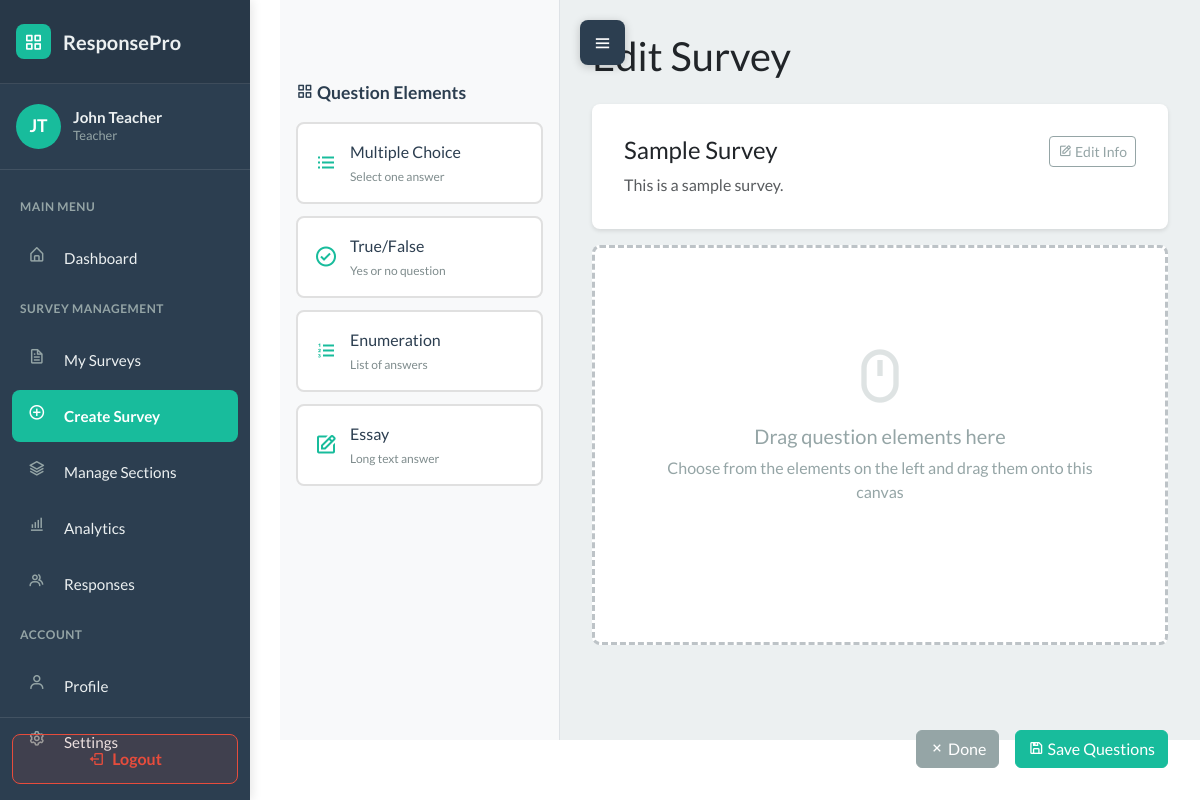
/surveys/1/edit/ (signed in), run on an earlier commit of the app's database.
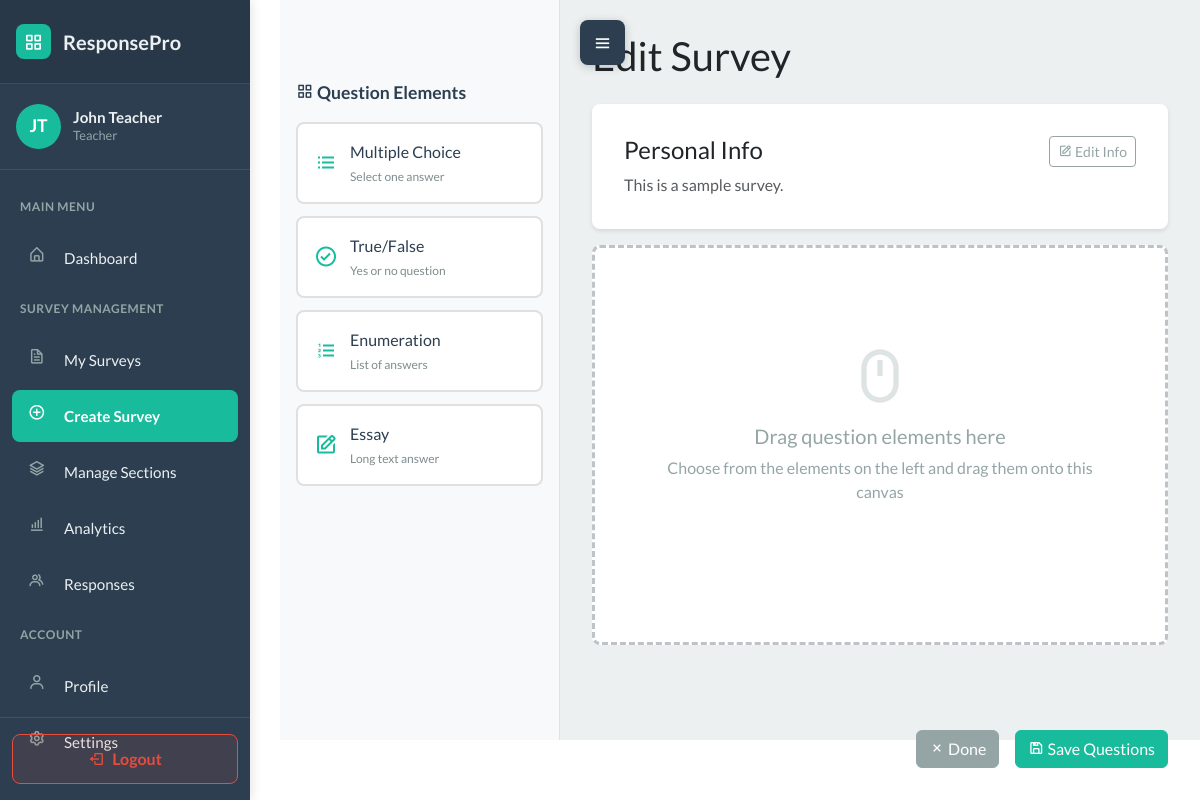
And on a later commit of the database.
### WebSurvey/models.py (models this page shows, shortened)
class Survey(models.Model):
    STATUS_CHOICES = [
        ('draft', 'Draft'),
        ('published', 'Published'),
        ('closed', 'Closed'),
    ]
    title = models.CharField(max_length=255)
    description = models.TextField(blank=True)
    teacher = models.ForeignKey(User, on_delete=models.CASCADE, related_name='surveys')
    sections = models.ManyToManyField(Section, blank=True, related_name='surveys')
    status = models.CharField(max_length=20, choices=STATUS_CHOICES, default='draft')
    total_points = models.IntegerField(default=0)
    time_limit = models.IntegerField(null=True, blank=True, help_text="Time limit in minutes")
    due_date = models.DateTimeField(null=True, blank=True)
    created_at = models.DateTimeField(auto_now_add=True)
    updated_at = models.DateTimeField(auto_now=True)
    class Meta:
        ordering = ['-created_at']

### WebSurvey/views.py (the view)
# urls.py: path('surveys/<int:survey_id>/edit/', views.survey_builder, name='survey_edit'),
@login_required
def survey_builder(request, survey_id=None):
    if request.user.role != 'teacher':
        messages.error(request, 'Only teachers can access this page.')
        return redirect('dashboard')
    auto_close_due_surveys()
    survey = None
    if survey_id:
        survey = get_object_or_404(Survey, id=survey_id, teacher=request.user)
    sections = Section.objects.filter(teacher=request.user)
    context = {
        'survey': survey,
        'sections': sections,
        'user': request.user
    }
    return render(request, 'survey_builder.html', context)

### WebSurvey/services.py (called while the page is built)
def auto_close_due_surveys():
    now = timezone.now()
    overdue_ids = []
    for survey in Survey.objects.filter(status='published', due_date__isnull=False):
        due = survey.due_date
        if due is None:
            continue
        if timezone.is_naive(due):
            due = timezone.make_aware(due, timezone.get_current_timezone())
        if due <= now:
            overdue_ids.append(survey.id)
    if overdue_ids:
        Survey.objects.filter(id__in=overdue_ids).update(status='closed')
    return now

### WebSurvey/templates/survey_builder.html (shortened to what the changed rows need)
<!DOCTYPE html>
{% load static %}
<html data-bs-theme="light" lang="en">
<head>
    <link rel="stylesheet" href="https://cdn.jsdelivr.net/npm/bootswatch@5.3.6/dist/flatly/bootstrap.min.css">
    <link rel="stylesheet" href="https://cdn.jsdelivr.net/npm/boxicons@latest/css/boxicons.min.css">
    <link rel="stylesheet" href="https://cdnjs.cloudflare.com/ajax/libs/font-awesome/4.7.0/css/font-awesome.min.css">
    <link rel="stylesheet" href="{% static 'css/dashboard-sidebar.css' %}">
    <link rel="stylesheet" href="{% static 'css/bss-overrides.css' %}">
</head>
<body>
    <main class="main-content" id="mainContent">
        <div class="builder-canvas">
            <div class="survey-builder-container">
                <h2 class="mb-4">{% if survey %}Edit Survey{% else %}Create New Survey{% endif %}</h2>
                <div id="questionsBuilder" {% if not survey %}style="display: none;"{% endif %}>
                    <div class="survey-header mb-3">
                        <div class="d-flex justify-content-between align-items-start">
                            <div>
                                <h4 id="surveyTitleDisplay">{% if survey %}{{ survey.title }}{% endif %}</h4>
                                <p class="text-muted mb-0" id="surveyDescDisplay">{% if survey %}{{ survey.description }}{% endif %}</p>
                            </div>
                        </div>
                    </div>
                </div>
            </div>
        </div>
    </main>
</body>
</html>

What changed in the data, as far as the page shows it:
changed Survey "This is a sample survey.": title "Sample Survey" → "Personal Info"
